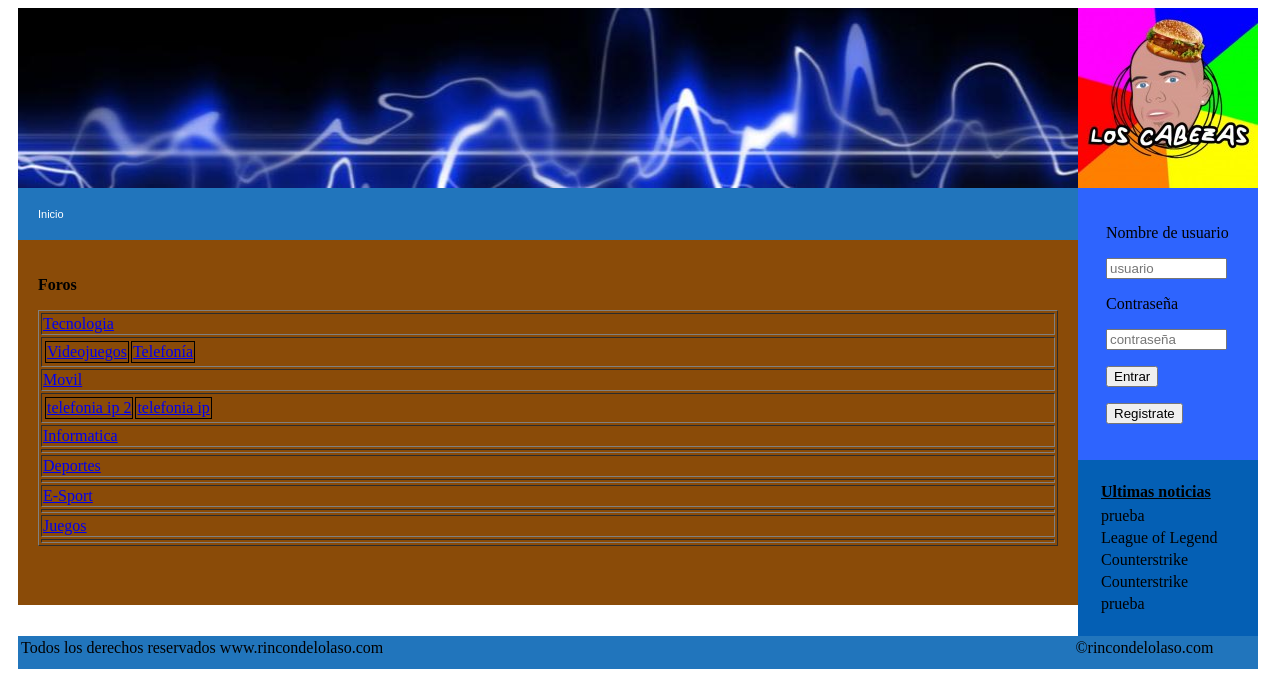
The page /indexlolo.php on the database its author committed.
### tables this page shows
CREATE TABLE `foro` (
  `id_foro` int(4) NOT NULL,
  `id_usuario` int(4) NOT NULL,
  `nombre_foro` varchar(50) NOT NULL
);

CREATE TABLE `temas` (
  `id_tema` int(4) NOT NULL,
  `id_foro` int(4) NOT NULL,
  `nombre_tema` varchar(50) NOT NULL,
  `descripcion` varchar(200) NOT NULL
);

CREATE TABLE `comentarios` (
  `id_comentario` int(4) NOT NULL,
  `id_usuario` int(4) DEFAULT NULL,
  `id_post` int(4) NOT NULL,
  `texto_comen` varchar(1500) DEFAULT NULL,
  `fechahora_comen` timestamp NOT NULL DEFAULT CURRENT_TIMESTAMP
);

CREATE TABLE `post` (
  `id_post` int(4) NOT NULL,
  `id_tema` int(4) NOT NULL,
  `nombre_post` varchar(100) NOT NULL,
  `fechahora_creacion` timestamp NOT NULL DEFAULT CURRENT_TIMESTAMP,
  `texto_post` text NOT NULL,
  `id_usuario` int(11) NOT NULL
);

### cuerpo.php (the view, shortened to what this page needs)
<?php
include_once("db_configuration.php");
?>
<?php
          $connection = new mysqli($db_host, $db_user, $db_password, $db_name);
          if ($result = $connection->query("SELECT * FROM foro;")) {
    }
			   echo "<table border='solid black' width='1020' >";
               while($obj = $result->fetch_object()) {
                   echo "<tr>";
                   echo "<td class='cuerpo1'><a href='indexlolo.php?carga=1&id_foro=".$obj->id_foro."'>".$obj->nombre_foro."</a></td>";
				   echo "</tr>";
				   $result2 = $connection->query("select count(post.id_post) as cuenta,temas.nombre_tema,temas.id_tema from post,temas,foro where foro.id_foro=temas.id_foro and foro.id_foro=".$obj->id_foro." group by temas.id_tema order by cuenta asc limit 2;   ");
				   echo "<tr><td><table class='cuerpo2'>";
				   while($obj2 = $result2->fetch_object()) {
					echo "<td><a href='indexlolo.php?carga=2&id_tema=".$obj2->id_tema."'>".$obj2->nombre_tema."</a></td>";
				   }
				   echo "</tr></table>";
               }
?>

### ultima.php (shortened to what this page needs)
<?php
include_once("db_configuration.php");
?>
<html lang="en">
  <head>
<link type="text/css" href="indexlolo.css" rel="stylesheet" />
  </head>
  <body>
<?php
          $connection = new mysqli($db_host, $db_user, $db_password, $db_name);
          if ($result = $connection->query("SELECT distinct comentarios.*, post.nombre_post FROM comentarios,post order by comentarios.fechahora_comen limit 5;")) {
    }
    ?>
<table id="tabla" width="160px">
  <tr>
    <td><b><u>Ultimas noticias</u></td></b>
    </tr>
    <tr>
      <?php
               while($obj = $result->fetch_object()) {
                   echo "<tr>";
				   echo "<td>".$obj->nombre_post."</td>";
                   echo "</tr>";
               }
      ?>
    </table>
</body>
</html>

### indexlolo.css (style rules this page uses)
.cuerpo1 { color: red; }
.cuerpo2 { color: red; text-align:right; }
.cuerpo2 td { border: 1px solid black; }

### rows shown on the page
foro: nombre_foro "Tecnologia"
temas: nombre_tema "Videojuegos"
temas: nombre_tema "Telefonía"
foro: nombre_foro "Movil"
temas: nombre_tema "telefonia ip 2"
temas: nombre_tema "telefonia ip"
foro: nombre_foro "Informatica"
foro: nombre_foro "Deportes"
foro: nombre_foro "E-Sport"
foro: nombre_foro "Juegos"
comentarios: id_post.nombre_post "prueba", id_post.nombre_post "League of Legend", id_post.nombre_post "Counterstrike"
comentarios: id_post.nombre_post "Counterstrike", id_post.nombre_post "prueba"
